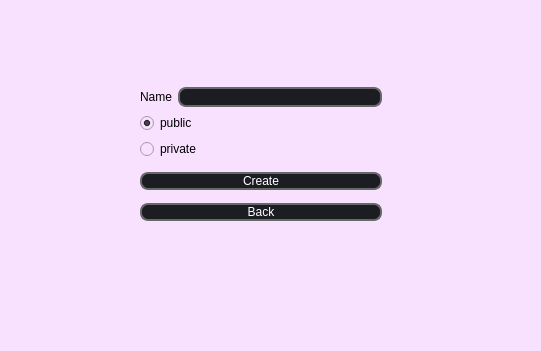
<?xml version="1.0" encoding="UTF-8"?>
<ui version="4.0">
 <class>createdeck</class>
 <widget class="QDialog" name="createdeck">
  <property name="geometry">
   <rect>
    <x>0</x>
    <y>0</y>
    <width>541</width>
    <height>351</height>
   </rect>
  </property>
  <property name="windowTitle">
   <string>Dialog</string>
  </property>
  <property name="styleSheet">
   <string notr="true">background-color: rgb(248, 224, 255);</string>
  </property>
  <widget class="QWidget" name="">
   <property name="geometry">
    <rect>
     <x>140</x>
     <y>80</y>
     <width>242</width>
     <height>151</height>
    </rect>
   </property>
   <layout class="QVBoxLayout" name="verticalLayout_3">
    <item>
     <layout class="QVBoxLayout" name="verticalLayout_2">
      <item>
       <layout class="QHBoxLayout" name="horizontalLayout">
        <item>
         <widget class="QLabel" name="name_label">
          <property name="styleSheet">
           <string notr="true">QLabel {
	font: 600 11pt &quot;Montserrat SemiBold&quot;;
}</string>
          </property>
          <property name="text">
           <string>Name</string>
          </property>
         </widget>
        </item>
        <item>
         <widget class="QLineEdit" name="name_lineedit">
          <property name="styleSheet">
           <string notr="true">QLineEdit {
	border: 2px solid rgb(104, 104, 104);
	border-radius: 8px;
	padding-left: auto;
    padding-right: auto;
	color: rgb(255, 255, 255);
	background-color: rgb(27, 29, 35);
}
QLineEdit:hover {
	border: 2px solid rgb(48, 50, 62);
}
QLineEdit:focus {
	border: 2px solid rgb(85, 170, 255);
	background-color: rgb(43, 45, 56);
}

</string>
          </property>
         </widget>
        </item>
       </layout>
      </item>
      <item>
       <layout class="QVBoxLayout" name="verticalLayout">
        <item alignment="Qt::AlignLeft">
         <widget class="QRadioButton" name="public_radio">
          <property name="styleSheet">
           <string notr="true">QRadioButton {
	font: 600 11pt &quot;Montserrat SemiBold&quot;;
}</string>
          </property>
          <property name="text">
           <string>public</string>
          </property>
          <property name="checked">
           <bool>true</bool>
          </property>
         </widget>
        </item>
        <item>
         <widget class="QRadioButton" name="private_radio">
          <property name="styleSheet">
           <string notr="true">QRadioButton {
	font: 600 11pt &quot;Montserrat SemiBold&quot;;
}</string>
          </property>
          <property name="text">
           <string>private</string>
          </property>
         </widget>
        </item>
       </layout>
      </item>
     </layout>
    </item>
    <item>
     <widget class="QPushButton" name="complete_create_button">
      <property name="styleSheet">
       <string notr="true">QPushButton {
	border: 2px solid rgb(104, 104, 104);
	border-radius: 8px;
	padding-left: auto;
    padding-right: auto;
	color: rgb(255, 255, 255);
	background-color: rgb(27, 29, 35);
	font: 600 12pt &quot;Montserrat SemiBold&quot;;
}
QPushButton:hover {
	border: 2px solid rgb(85, 170, 255);
	background-color: rgb(43, 45, 56);
}
QPushButton:focus {
	border: 2px solid rgb(48, 50, 62);
}
</string>
      </property>
      <property name="text">
       <string>Create</string>
      </property>
     </widget>
    </item>
    <item>
     <widget class="QPushButton" name="back_button">
      <property name="styleSheet">
       <string notr="true">QPushButton {
	border: 2px solid rgb(104, 104, 104);
	border-radius: 8px;
	padding-left: auto;
    padding-right: auto;
	color: rgb(255, 255, 255);
	background-color: rgb(27, 29, 35);
	font: 600 12pt &quot;Montserrat SemiBold&quot;;
}
QPushButton:hover {
	border: 2px solid rgb(85, 170, 255);
	background-color: rgb(43, 45, 56);
}
QPushButton:focus {
	border: 2px solid rgb(48, 50, 62);
}
</string>
      </property>
      <property name="text">
       <string>Back</string>
      </property>
     </widget>
    </item>
   </layout>
  </widget>
 </widget>
 <resources/>
 <connections/>
</ui>
